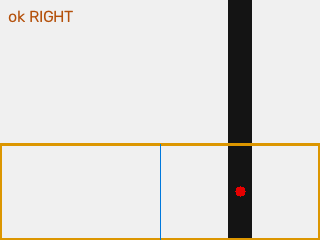
#> input picture results/right-example/annotated.png, 320 x 240 px
$ python line_detector.py --image ../results/right-example/annotated.png
#> lines starting #> are read from the running program, lines starting #| are printed output that depends on the picture; after the words box and inside, x2 and y2 are one past the last pixel; in counts of white or black regions, pixels touching at a corner belong together
#> in main, frame is the input picture: shape (240, 320, 3); mean B, G, R 216.9, 220.9, 223.1
"""A small, inspectable image-based line-position demo. It never drives motors."""

import argparse
from dataclasses import asdict, dataclass
import json
from pathlib import Path
import cv2 as cv
import numpy as np


@dataclass(frozen=True)
class Detection:
    status: str
    error: float | None
    center_x: float | None
    roi_y: int
    candidates: int
    reason: str


def detect_line(frame, threshold=100, roi_start=0.6):
#> called with threshold = 100, roi_start = 0.6
    if frame is None or not isinstance(frame, np.ndarray) or frame.dtype != np.uint8:
        raise ValueError('expected a uint8 image')
    if frame.ndim not in (2, 3) or (frame.ndim == 3 and frame.shape[2] != 3):
        raise ValueError('expected a grayscale or BGR image')
    height, width = frame.shape[:2]
#> height = 240; width = 320
    if min(height, width) < 8 or not 0 <= threshold <= 255 or not 0 <= roi_start < 1:
        raise ValueError('invalid image size, threshold, or ROI')
    roi_y = min(int(height * roi_start), height - 2)
#> roi_y = 144
    roi = frame[roi_y:, :]
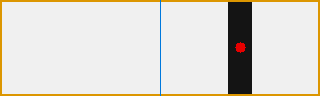
#> roi: shape (96, 320, 3); mean B, G, R 211.2, 218.9, 222.9
    gray = cv.cvtColor(roi, cv.COLOR_BGR2GRAY) if roi.ndim == 3 else roi
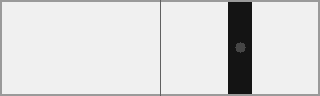
#> gray: shape (96, 320); min 20, max 240, mean 219.3
    _, mask = cv.threshold(gray, threshold, 255, cv.THRESH_BINARY_INV)
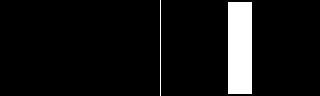
#> mask: shape (96, 320); 7.5% white; 2 white regions
    contours, _ = cv.findContours(mask, cv.RETR_EXTERNAL, cv.CHAIN_APPROX_SIMPLE)
#> contours = 2 contours, 1 with area under 20; largest, box (x1, y1, x2, y2) and area: (228, 2, 252, 94) 2093
    area = mask.size
#> area = 30720
    candidates = [c for c in contours if cv.contourArea(c) >= 0.003 * area]
#> candidates = [[[228, 2], [228, 93], [251, 93], [251, 2]]]
    if not candidates:
        return Detection('no_line', None, None, roi_y, 0, 'no significant foreground'), mask
    if len(candidates) != 1:
        return Detection('ambiguous', None, None, roi_y, len(candidates), 'multiple significant regions'), mask
    contour = candidates[0]
#> contour = [[228, 2], [228, 93], [251, 93], [251, 2]]
    _, _, box_width, _ = cv.boundingRect(contour)
#> box_width = 24
    moments = cv.moments(contour)
#> moments = moments, m00 2093, centre m10/m00, m01/m00 = (239.5, 47.5)
    if moments['m00'] <= 0 or moments['m00'] > 0.35 * area or box_width > 0.55 * width:
        return Detection('ambiguous', None, None, roi_y, 1, 'region fails area or width check'), mask
    center_x = moments['m10'] / moments['m00']
#> center_x = 239.5
    error = (center_x - (width - 1) / 2) / (width / 2)
#> error = 0.5
    return Detection('ok', error, center_x, roi_y, 1, 'single plausible region'), mask


def direction(result, deadband=0.08):
    if result.status != 'ok' or result.error is None:
        return 'STOP'
    if result.error < -deadband:
        return 'LEFT'
    if result.error > deadband:
        return 'RIGHT'
    return 'STRAIGHT'


def annotate(frame, result):
    if frame.ndim == 2:
        frame = cv.cvtColor(frame, cv.COLOR_GRAY2BGR)
    output = frame.copy()
    height, width = output.shape[:2]
#> height = 240; width = 320
    cv.rectangle(output, (0, result.roi_y), (width - 1, height - 1), (0, 150, 220), 2)
    cv.line(output, (round((width - 1) / 2), result.roi_y),
            (round((width - 1) / 2), height - 1), (220, 120, 0), 1)
    if result.center_x is not None:
        cv.circle(output, (round(result.center_x), (result.roi_y + height - 1) // 2), 5, (0, 0, 230), -1)
    label = f'{result.status} {direction(result)}'
#> label = 'ok RIGHT'
    cv.putText(output, label, (8, 22), cv.FONT_HERSHEY_SIMPLEX, 0.55, (10, 80, 180), 1)
    return output


def main():
    parser = argparse.ArgumentParser(description=__doc__)
    parser.add_argument('--image', required=True)
    parser.add_argument('--output', default='results/demo')
    parser.add_argument('--threshold', type=int, default=100)
    args = parser.parse_args()
    # imdecode handles non-ASCII paths on Windows as well as ordinary paths.
    frame = cv.imdecode(np.fromfile(args.image, dtype=np.uint8), cv.IMREAD_COLOR)
    if frame is None:
        parser.error('could not decode the input image')
    result, mask = detect_line(frame, args.threshold)
    output = Path(args.output)
    output.mkdir(parents=True, exist_ok=True)
    for name, image in [('mask.png', mask), ('annotated.png', annotate(frame, result))]:
        ok, encoded = cv.imencode('.png', image)
        if not ok:
            raise RuntimeError('could not encode output image')
        encoded.tofile(output / name)
#> this loop made 2 passes
    record = asdict(result) | {'direction': direction(result), 'threshold': args.threshold}
#> record = {'status': 'ok', 'error': 0.5, 'center_x': 239.5, 'roi_y': 144, 'candidates': 1, 'reason': 'single plausible region', 'direction': 'RIGHT', 'threshold': 100}
    (output / 'result.json').write_text(json.dumps(record, indent=2), encoding='utf-8')
    print(json.dumps(record))
#| {"status": "ok", "error": 0.5, "center_x": 239.5, "roi_y": 144, "candidates": 1, "reason": "single plausible region", "direction": "RIGHT", "threshold": 100}


if __name__ == '__main__':
    main()

$ run again, with assets/samples/two_lines.png copied over results/right-example/annotated.png
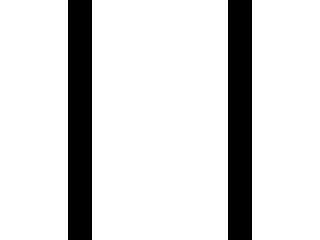
#> input picture assets/samples/two_lines.png, 320 x 240 px
#> in main, frame is the input picture: shape (240, 320, 3); values 20 (black) and 240 (white), 85% white; 2 black regions, box (x1, y1, x2, y2) and area: (68, 0, 92, 240) 5760, (228, 0, 252, 240) 5760
#> in detect_line, `roi = frame[roi_y:, :]`:
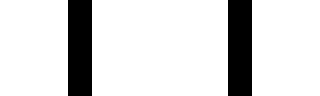
#> roi: shape (96, 320, 3); values 20 (black) and 240 (white), 85% white; 2 black regions, box (x1, y1, x2, y2) and area: (68, 0, 92, 96) 2304, (228, 0, 252, 96) 2304
#> mask: shape (96, 320); 15% white; 2 white regions
#> contours = 2 contours; box (x1, y1, x2, y2) and area: (228, 0, 252, 96) 2185, (68, 0, 92, 96) 2185
#> candidates has the same summary as contours
#> in annotate, `height, width = output.shape[:2]`: height = 240; width = 320
#> label = 'ambiguous STOP'
#> the loop in main, `for name, image in [('mask.png', mask), ('annotated.png', annotate(fra..` made 2 passes
#> record = 8 items
#| {"status": "ambiguous", "error": null, "center_x": null, "roi_y": 144, "candidates": 2, "reason": "multiple significant regions", "direction": "STOP", "threshold": 100}
